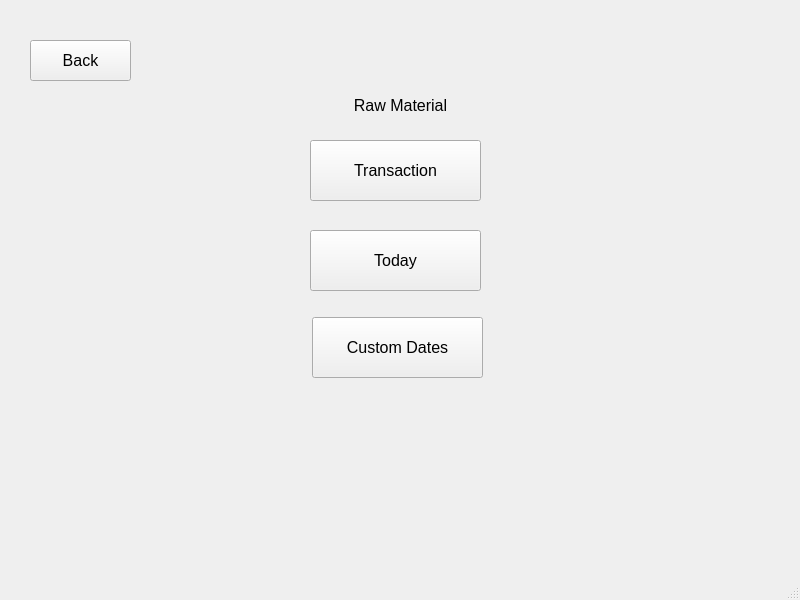
<?xml version="1.0" encoding="UTF-8"?>
<ui version="4.0">
 <class>MainWindow</class>
 <widget class="QMainWindow" name="MainWindow">
  <property name="geometry">
   <rect>
    <x>0</x>
    <y>0</y>
    <width>800</width>
    <height>600</height>
   </rect>
  </property>
  <property name="windowTitle">
   <string>MainWindow</string>
  </property>
  <widget class="QWidget" name="centralwidget">
   <widget class="QPushButton" name="op_back">
    <property name="geometry">
     <rect>
      <x>30</x>
      <y>40</y>
      <width>101</width>
      <height>41</height>
     </rect>
    </property>
    <property name="font">
     <font>
      <pointsize>12</pointsize>
     </font>
    </property>
    <property name="text">
     <string>Back</string>
    </property>
   </widget>
   <widget class="QPushButton" name="view_trans">
    <property name="geometry">
     <rect>
      <x>310</x>
      <y>140</y>
      <width>171</width>
      <height>61</height>
     </rect>
    </property>
    <property name="font">
     <font>
      <pointsize>12</pointsize>
     </font>
    </property>
    <property name="text">
     <string>Transaction</string>
    </property>
   </widget>
   <widget class="QPushButton" name="view_today">
    <property name="geometry">
     <rect>
      <x>310</x>
      <y>230</y>
      <width>171</width>
      <height>61</height>
     </rect>
    </property>
    <property name="font">
     <font>
      <pointsize>12</pointsize>
     </font>
    </property>
    <property name="text">
     <string>Today</string>
    </property>
   </widget>
   <widget class="QPushButton" name="view_custom">
    <property name="geometry">
     <rect>
      <x>312</x>
      <y>317</y>
      <width>171</width>
      <height>61</height>
     </rect>
    </property>
    <property name="font">
     <font>
      <pointsize>12</pointsize>
     </font>
    </property>
    <property name="text">
     <string>Custom Dates</string>
    </property>
   </widget>
   <widget class="QLabel" name="label">
    <property name="geometry">
     <rect>
      <x>320</x>
      <y>90</y>
      <width>161</width>
      <height>31</height>
     </rect>
    </property>
    <property name="font">
     <font>
      <pointsize>12</pointsize>
     </font>
    </property>
    <property name="text">
     <string>Raw Material</string>
    </property>
    <property name="alignment">
     <set>Qt::AlignCenter</set>
    </property>
   </widget>
  </widget>
  <widget class="QStatusBar" name="statusbar"/>
 </widget>
 <resources/>
 <connections/>
</ui>
